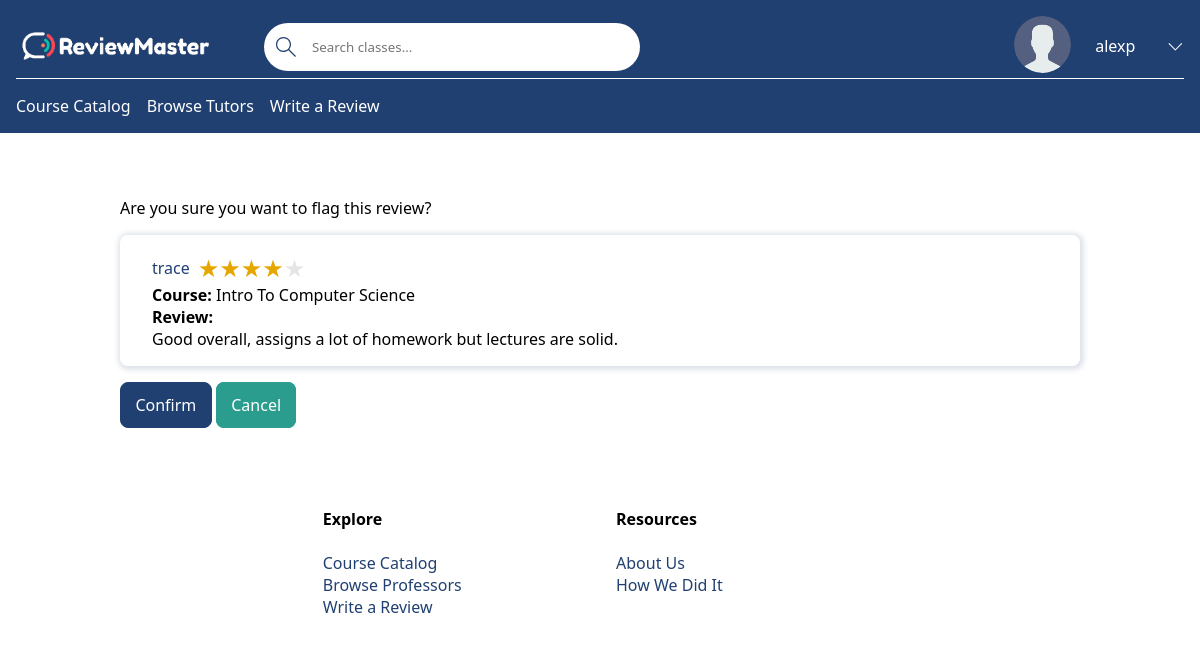
Page /flag/35 (signed in) on the committed database.
### base/models.py (models this page shows, shortened)
class Professor(models.Model):
    name = models.CharField(max_length=100)  # First & Last Name (John Doe)
    avatar = models.ImageField(null=True, default='avatar.svg')
    verified = models.BooleanField(default=False)  # If the professor is verified by email
    user_account = models.OneToOneField(User, on_delete=models.CASCADE, null=True, blank=True)

class Review(models.Model):
    professor = models.ForeignKey(Professor, on_delete=models.CASCADE)
    student = models.ForeignKey(User, on_delete=models.CASCADE)
    flagged = models.BooleanField(default=False)
    rating = models.IntegerField()
    course = models.ForeignKey(Course, related_name='course', on_delete=models.SET_NULL, null=True)
    review = models.TextField(null=True, blank=True)
    reply = models.TextField(null=True, blank=True)

class Course(models.Model):
    name = models.CharField(max_length=200)  # Ex: Software Engineering
    department = models.ForeignKey(Department, null=True, on_delete=models.SET_NULL)
    number = models.IntegerField(null=False)
    students = models.ManyToManyField(User, related_name='students', blank=True)
    professor = models.ForeignKey(Professor, related_name='professor', on_delete=models.SET_NULL, default=None, null=True)
    section_number = models.IntegerField(null=True)
    tutor = models.ManyToManyField(Tutor, related_name='course', blank=True)
    pending_tutor = models.ManyToManyField(Tutor, related_name='courses', blank=True)
    credit_hours = models.IntegerField()
    class Meta:
        ordering = ['department', 'number']  # Order by department, number, and section number.
        unique_together = ('department', 'number', 'section_number')

### base/views/views_review.py (the view, shortened to what this page needs)
# urls.py: path('flag/<int:pk>', flag_review, name='flag'),
@login_required(login_url='/login')
def flag_review(request, pk):
    review = Review.objects.get(id = pk)
    professor = review.professor
    context = {
        'review': review,
        'professor': professor
    }
    return render(request, 'base/review/flag_review.html', context)

### base/templates/base/review/flag_review.html (shortened to what this page needs)
{% extends 'main.html' %}
{% load static %}
{% block content %}
    <main>
        <form method="POST" action="{% url 'flag' review.id %}">
            <p>Are you sure you want to {% if review.flagged %}Restore{% else %}flag{% endif %} this review?</p>
            <div class="card">
                <div class="review-title">
                    <a href="{% url 'profile' review.student %}">{{ review.student }}</a>
                    <div class="container-rating">
                        <span class="star-rating star-rating-{{ review.rating|slice:":1" }}"></span>
                    </div>
                </div>
                <div class="review-course">
                    <strong>Course:</strong>
                    {% if review.course %}
                        {{ review.course.name }}
                    {% else %}
                        N/A
                    {% endif %}
                </div>
                <div class="review-content">
                    <strong>Review:</strong>
                    <div>{{ review.review }}</div>
                </div>
            </div>
            <button class="primary-button" type="submit">Confirm</button>
            <a class="secondary-button" href="{% url 'professor-reviews' professor.id %}">Cancel</a>
        </form>
    </main>
{% endblock content %}

### templates/navbar.html (shortened to what this page needs)
{% load static %}
<header class="header header--loggedIn">
  <div class="container">
    <a href="{% url 'home' %}" class="header__logo">
      <img src="{% static 'images/reviewMasterLogo.png' %}" />
    </a>
    <form class="header__search" method="GET" action="{% url 'courses' %}">
      <label>
        <input name="q" {% if q is not None %} value="{{ q }}" {% endif %} placeholder="Search classes..." />
      </label>
    </form>
    <nav class="header__menu">
      {% if request.user.is_authenticated %}
      <div class="header__user">
        <a href="{% url 'profile' request.user %}">
          <div class="avatar avatar--medium active">
            {% if request.user.professor.avatar %}
              <img src="{{ request.user.professor.avatar.url }}" />
            {% else %}
              <img src="{% static 'images/avatar.svg' %}" />
            {% endif %}
          </div>
          <p>{{ request.user.username }}</p>
        </a>
        <button class="dropdown-button">
          <svg xmlns="http://www.w3.org/2000/svg" width="16" height="16" viewBox="0 0 16 16">
            <title>chevron-down</title>
            <path d="M1.646 4.646a.5.5 0 0 1 .708 0L8 10.293l5.646-5.647a.5.5 0 0 1 .708.708l-6 6a.5.5 0 0 1-.708 0l-6-6a.5.5 0 0 1 0-.708"/>
          </svg>
        </button>
      </div>
      {% else %}
      <a href="{% url 'login' %}">
        <img src="{% static 'images/avatar.svg' %}" />
        <p>Login</p>
      </a>
      {% endif %}
    </nav>
  </div>
  <div class="subheader-mobile">
    <ul class="header_links">
      <li><a href="{% url 'courses' %}">Course Catalog</a></li>
      <li><a href="{% url 'professor-list' %}">Browse Tutors</a></li>
      {% if request.user.is_authenticated %}
        <li><a href="{% url 'review' %}">Write a Review</a></li>
      {% endif %}
    </ul>
  </div>
</header>

### static/styles/styles.css (style rules this page uses)
:root { --primary-color: #204071; --secondary-color: #2a9d8f; --light-color: #ffffff; --error-color: #ba2d3d; --success-color: #2a9d8f; --dark-gray: #495057; --light-grey: #dee2e6; --star-color: #ffb900; --star-color-hover: gold; --star-color-active: #ea0; }
* { font-family: "Segoe UI", Roboto, Oxygen, Ubuntu, Cantarell, "Open Sans", "Helvetica Neue", sans-serif; margin: 0; padding: 0; box-sizing: border-box; text-rendering: optimizeLegibility; }
main:not(.home) { width: 80%; margin: 4rem auto; }
a { color: var(--primary-color); text-decoration: none; }
.header { padding: 1rem 3rem; background-color: var(--primary-color); color: var(--light-color); }
.header > .container { display: flex; gap: 4rem; align-items: center; }
.header__logo, .header__user { display: flex; gap: 2rem; align-items: center; }
.header__logo > img { width: 100%; max-width: 200px; }
.header__search > label { display: flex; align-items: center; gap: 1rem; background-color: var(--light-color); padding: 0.5rem; padding-left: 0; border-radius: 50px; position: relative; }
.header__search svg { width: 1.25rem; height: 2rem; margin-left: 0.75rem; fill: var(--primary-color); }
.header__search input { width: 20rem; background: transparent; border: none; padding: 0; }
.subheader-mobile { display: none; }
@media screen and (max-width: 1200px) { .header { padding: 1rem; } }
@media screen and (max-width: 1200px) { .header > .container { gap: 3rem; } }
@media screen and (max-width: 1200px) { .subheader-mobile { display: block; border-top: 1px solid var(--light-color); padding-top: 1rem; } }
.header_links { list-style-type: none; padding: 0; display: flex; gap: 1rem; }
.header_links a { color: var(--light-color) }
.header__menu { margin-left: auto; position: relative; }
.header__menu a { display: flex; gap: 1.5rem; align-items: center; font-weight: 500; text-decoration: none; color: var(--light-color); }
.header__menu img { height: 3.6rem; }
.header__menu p { line-height: 1.2; }
.header__menu svg { width: 1.6rem; height: 1.6rem; }
.dropdown-button { background: transparent; border: 0; outline: 0; cursor: pointer; padding-top: 0.25rem; transition: transform 0.3s; }
.dropdown-button svg, .dropdown-menu a svg { fill: var(--light-color); width: 1.25em; }
.header__user img { height: 57px; width: 57px; border-radius: 100%; object-fit: cover; }
.review-title { display: flex; align-items: center; gap: 0.5rem; }
.review-content { display: flex; flex-direction: column; }
input, select { width: 100%; padding: 1rem; outline: none; }
.primary-button, .secondary-button { width: fit-content; padding: 0.7rem 0.9rem; border-radius: 0.5rem; font-size: 1rem; color: var(--light-color); }
.primary-button { border: 1px solid var(--primary-color); background-color: var(--primary-color); }
.secondary-button { border: 1px solid var(--secondary-color); background-color: var(--secondary-color); margin-right: 1rem; }
.container-rating { font-size: 1.5rem; }
.star-rating::before { content: "★★★★★"; }
.star-rating { display: inline-block; background-clip: text; color: rgba(0, 0, 0, 0.1); }
.star-rating-4 { background-image: linear-gradient( to right, var(--star-color) 0%, var(--star-color) 80%, transparent 80%, transparent 100% ); }
.card { padding: 1rem 2rem; margin: 1rem 0; border-radius: 1px solid var(--primary-color); border-radius: 0.5rem; box-shadow: 1px 1px 5px 3px rgba(32, 64, 113, 0.15); }

### rows in the picture
Review: student "trace", course.name "Intro To Computer Science", review "Good overall, assigns a lot of homework but lectures are solid."

### other values in the picture
{{ request.user.username }} "alexp"
